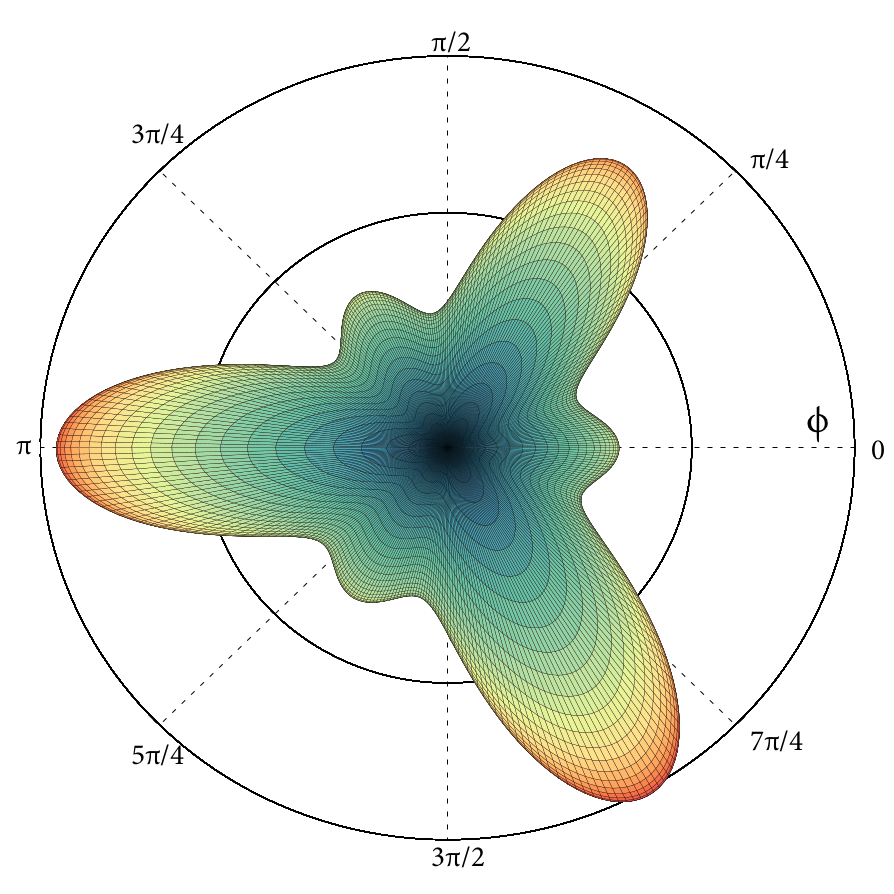

The gnuplot source for this figure:
#!/usr/local/Cellar/gnuplot/5.0.3/bin/gnuplot -persist
#
#    
#       G N U P L O T
#       Version 5.0 patchlevel 3    last modified 2016-02-21 
#    
#       Copyright (C) 1986-1993, 1998, 2004, 2007-2016
#       Thomas Williams, Colin Kelley and many others
#    
#       gnuplot home:     http://www.gnuplot.info
#       faq, bugs, etc:   type "help FAQ"
#       immediate help:   type "help"  (plot window: hit 'h')
# set terminal epslatex leveldefault color blacktext standalone "" 11 fontscale 1 size 11,8.5
set terminal pngcairo dashed nocrop enhanced size 1080,1080 font "Minion Pro,22"
set output '3Dtop.png'

# set view 0, 0, 1, 1
unset border
unset key
unset tics
unset colorbox

set xrange [-2.5:2.5]
set yrange [-2.5:2.5]
set urange [0:360]
set vrange [0:180]
set ticslevel 0

# line styles
set style line 1 lc rgb '#D53E4F' # red
set style line 2 lc rgb '#F46D43' # orange
set style line 3 lc rgb '#FDAE61' # pale orange
set style line 4 lc rgb '#FEE08B' # pale yellow-orange
set style line 5 lc rgb '#E6F598' # pale yellow-green
set style line 6 lc rgb '#ABDDA4' # pale green
set style line 7 lc rgb '#66C2A5' # green
set style line 8 lc rgb '#3288BD' # blue

# palette
set palette defined ( 0 '#D53E4F',\
                      1 '#D53E4F',\
                      2 '#D53E4F',\
                      3 '#D53E4F',\
                      4 '#F46D43',\
                      5 '#FDAE61',\
                      6 '#FEE08B',\
                      7 '#E6F598',\
                      8 '#ABDDA4',\
                      9 '#66C2A5',\
                     10 '#3288BD' )

set palette negative

set angles degrees
set mapping spherical
set parametric
set isosamples 200
# set pm3d depthorder
set hidden3d back
# set style fill transparent solid 0.65
set pm3d map hidden3d lw 0.1

# for grids
p1(phi) = 2.5*cos(phi)
p2(phi) = 2.5*sin(phi)
t1(r,theta) = r*cos(theta)
t2(r,theta) = r*sin(theta)

# phi grid
set arrow from 0,0,0 to p1(000),p2(000),0 nohead lw 1 dt 2 lc rgb 'black'
set arrow from 0,0,0 to p1( 45),p2( 45),0 nohead lw 1 dt 2 lc rgb 'black'
set arrow from 0,0,0 to p1( 90),p2( 90),0 nohead lw 1 dt 2 lc rgb 'black'
set arrow from 0,0,0 to p1(135),p2(135),0 nohead lw 1 dt 2 lc rgb 'black'
set arrow from 0,0,0 to p1(180),p2(180),0 nohead lw 1 dt 2 lc rgb 'black'
set arrow from 0,0,0 to p1(225),p2(225),0 nohead lw 1 dt 2 lc rgb 'black'
set arrow from 0,0,0 to p1(270),p2(270),0 nohead lw 1 dt 2 lc rgb 'black'
set arrow from 0,0,0 to p1(315),p2(315),0 nohead lw 1 dt 2 lc rgb 'black'
# angle labels
set label 'ϕ'    at 2.2,0.2,0 font ',30' front
set label '0'    at 2.6,0,0 front
set label 'π/4'  at 1.05*p1( 45),1.05*p2( 45),0
set label 'π/2'  at -0.1,2.6,0
set label '3π/4' at 1.10*p1(135),1.14*p2(135),0
set label 'π'    at -2.65,0.03,0
set label '5π/4' at 1.10*p1(225),1.10*p2(225),0
set label '3π/2' at -0.1,-2.6,0
set label '7π/4' at 1.05*p1(315),1.05*p2(315),0

# set arrow from 0,0,0 to p1(30),p2(30),0 nohead lw 1 dt 3
# set label 'π/6' at 1.15*p1(30),1.15*p2(30),0

# theta grid
# set arrow from t1(1.0, 45),0,t2(1.0, 45) to t1(2.5, 45),0,t2(2.5, 45) nohead lw 1 dt 2 lc rgb 'black' front
# set arrow from t1(0.0, 90),0,t2(0.0, 90) to t1(2.5, 90),0,t2(2.5, 90) nohead lw 1 dt 2 lc rgb 'black' back
# set arrow from t1(1.5,135),0,t2(1.5,135) to t1(2.5,135),0,t2(2.5,135) nohead lw 1 dt 2 lc rgb 'black' back
# # angle label
# set label 'θ'    at 0.90*t1(2.5, 90),-0.3,0.90*t2(2.5, 90) font ',30' front
# set label 'π/4'  at 1.05*t1(2.5, 45),-0.0,1.05*t2(2.5, 45) front
# set label 'π/2'  at 1.00*t1(2.5, 90),-0.1,1.08*t2(2.5, 90) front
# set label '3π/4' at 1.10*t1(2.5,135),-0.2,1.10*t2(2.5,135) front

# set arrow from 0,0,0 to t1(65),0,t2(65) nohead lw 1 dt 3
# set label '65' at 1.15*t1(65),0,1.15*t2(65)

# circle
fx(r,x) = r*cos(x)
fy(r,x) = r*sin(x)
fz(r,x) = 0

sp 'E1.dat' u 3:2:(1*$4) t '' w pm3d,\
fx(0.5,u),fy(0.5,u),fz(0.5,u) w l lw 1 lc rgb 'black',\
fx(1.5,u),fy(1.5,u),fz(1.5,u) w l lw 1 lc rgb 'black',\
fx(2.5,u),fy(2.5,u),fz(2.5,u) w l lw 1 lc rgb 'black'
# fx(0.5,v),fz(0.5,v),fy(0.5,v) w l lw 1 lc rgb 'black',\
# fx(1.5,v),fz(1.5,v),fy(1.5,v) w l lw 1 lc rgb 'black',\
# fx(2.5,v),fz(2.5,v),fy(2.5,v) w l lw 1 lc rgb 'black'
